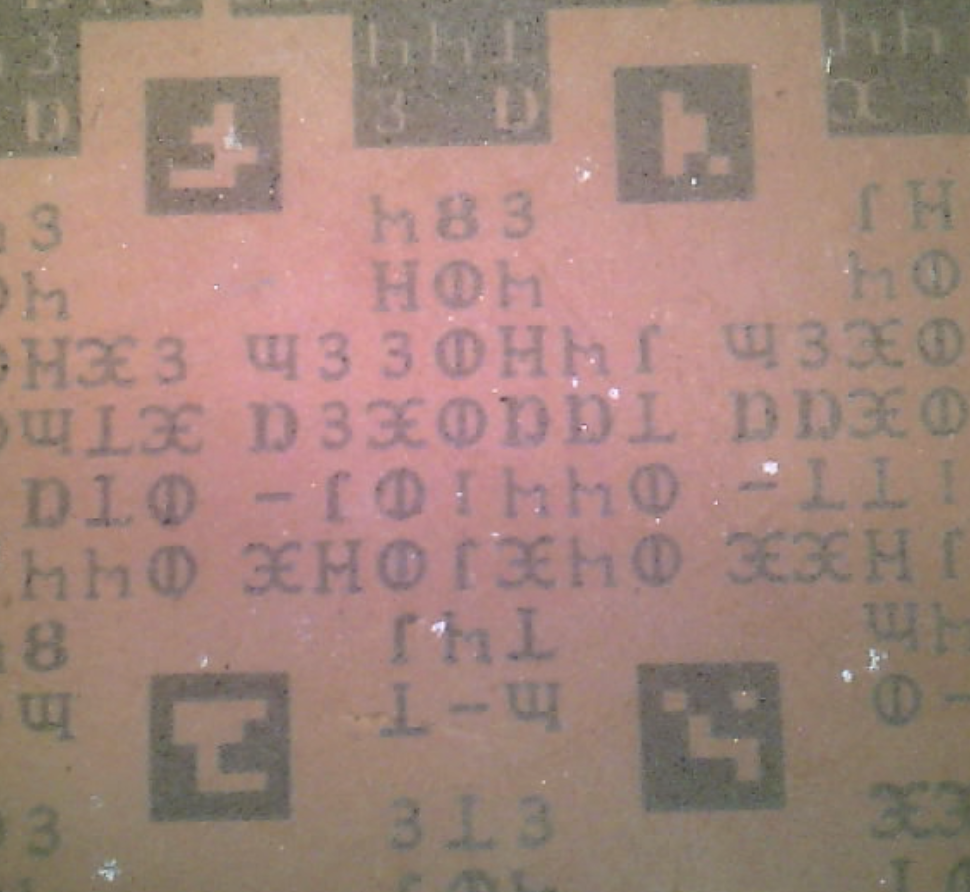
#> input picture app/test_images/pixxel_test_0.png, 970 x 892 px; its folder holds only this picture in this run
$ python -i image_processing.py   (imports and definitions only)
#> lines starting #> are read from the running program, lines starting #| are printed output that depends on the picture
import cv2
import cv2.aruco as aruco
import numpy as np
from utils import get_center_point, template_matching
import cv2
import cv2.aruco as aruco
import numpy as np
from math import atan2, cos, sin, sqrt, pi, floor
from globals import *

class ImageProcessor:

		storedDetections = ([], np.array([], int))

		def __init__(self):
				# values for aruco markers
				self.adaptiveThreshWinSizeMin = aruco_defaults["adaptiveThreshWinSizeMin"]
				self.adaptiveThreshWinSizeMax = aruco_defaults["adaptiveThreshWinSizeMax"]
				self.adaptiveThreshWinSizeStep = aruco_defaults["adaptiveThreshWinSizeStep"]
				self.adaptiveThreshConstant = aruco_defaults["adaptiveThreshConstant"]
				self.minMarkerPerimeterRate = aruco_defaults["minMarkerPerimeterRate"] # / 1000
				self.maxMarkerPerimeterRate = aruco_defaults["maxMarkerPerimeterRate"] # / 10
				self.polygonalApproxAccuracyRate = aruco_defaults["polygonalApproxAccuracyRate"] # / 1000
				self.cornerRefinementWinSize = aruco_defaults["cornerRefinementWinSize"]
				self.cornerRefinementMaxIterations = aruco_defaults["cornerRefinementMaxIterations"]
				self.minDistanceToBorder = aruco_defaults["minDistanceToBorder"]
				self.minOtsuStdDev = aruco_defaults["minOtsuStdDev"]
				self.perspectiveRemovePixelPerCell = aruco_defaults["perspectiveRemovePixelPerCell"]
				self.storedDetections = ([], [])

		# [5 lines left out: function init, not called in this run]

		def clear_stored_markers(self):
				self.storedDetections = ([], [])

		# [110 lines left out: functions process_image, check_markers, validateMarkers, not called in this run]

		def getDetectedMarkers(self):
				return self.lastDetectMarkers

		def clear(self):
				self.archeReader.clear()

>>> import cv2
>>> picture = cv2.imread('test_images/pixxel_test_0.png', cv2.IMREAD_GRAYSCALE)
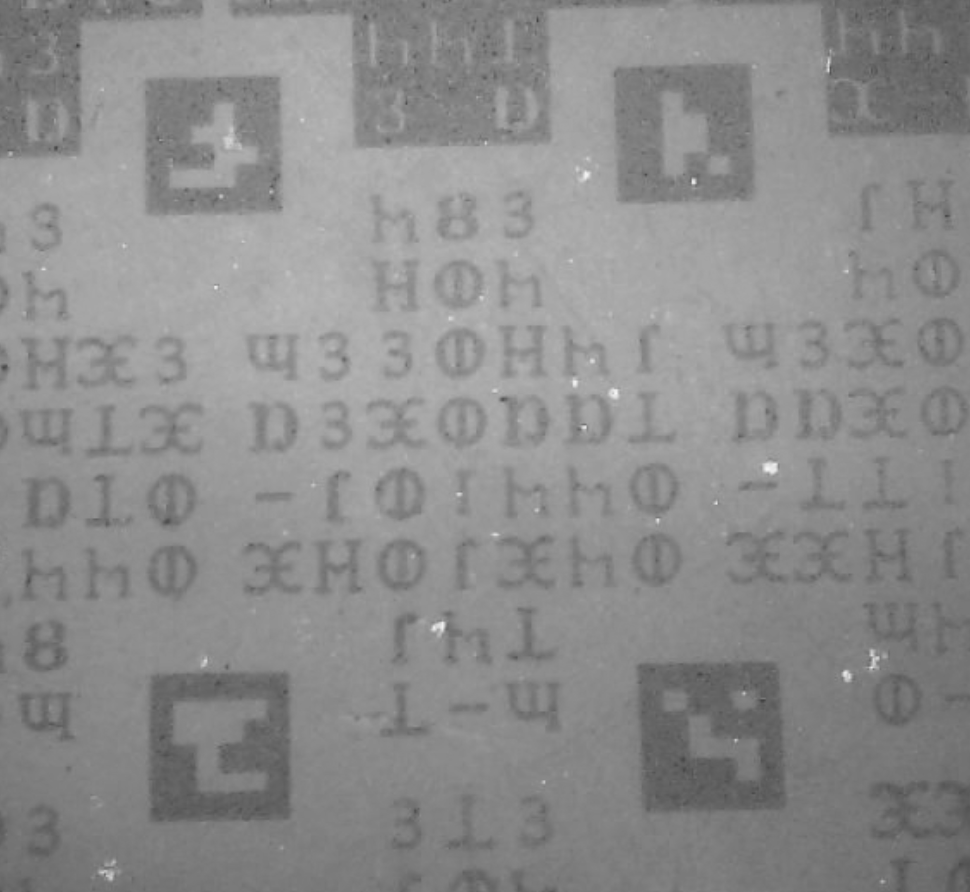
#> picture: shape (892, 970); min 60, max 245, mean 140.3
#> (the run stopped early here; a loop or call above may not have finished)

$ run again, on app/test_images/pixxel_test_2.png
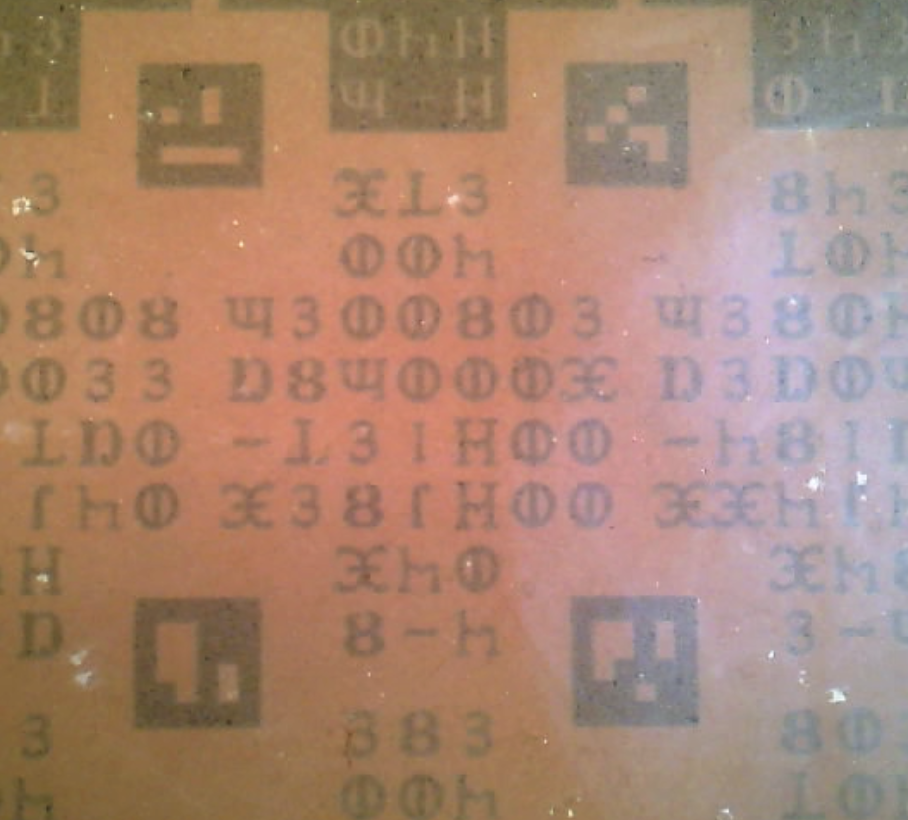
#> input picture app/test_images/pixxel_test_2.png, 908 x 820 px
#> `picture = cv2.imread('test_images/pixxel_test_0.png', cv2.IMREAD_GRAYS..`:
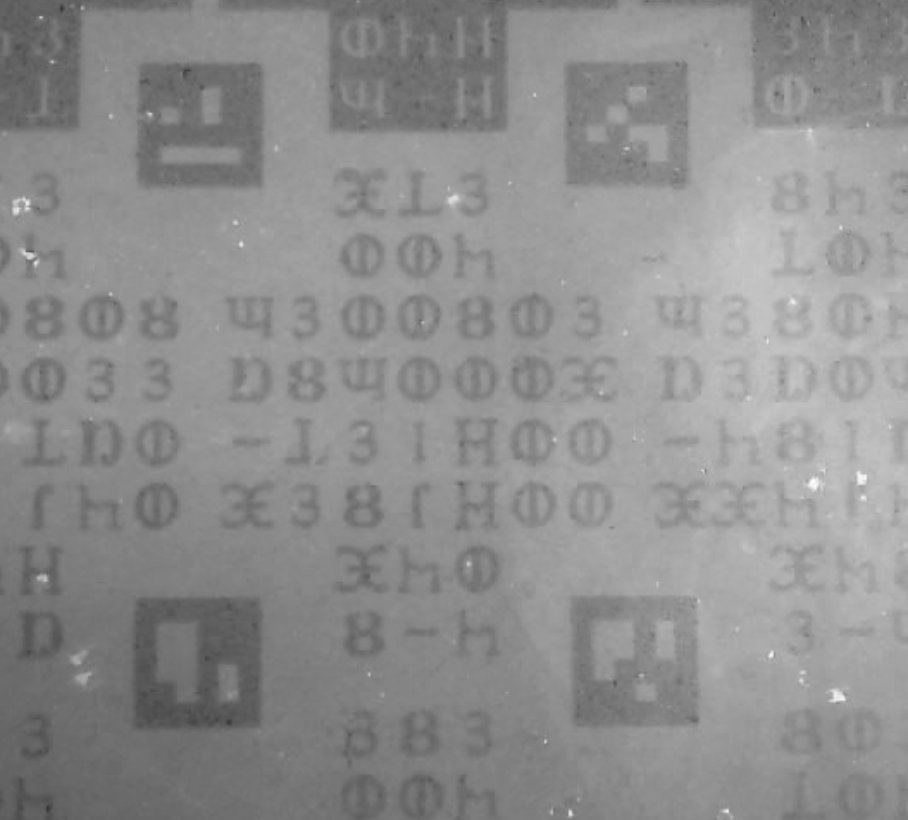
#> picture: shape (820, 908); min 52, max 251, mean 142.6

$ run again, on app/test_images/pixxel_test_3.png
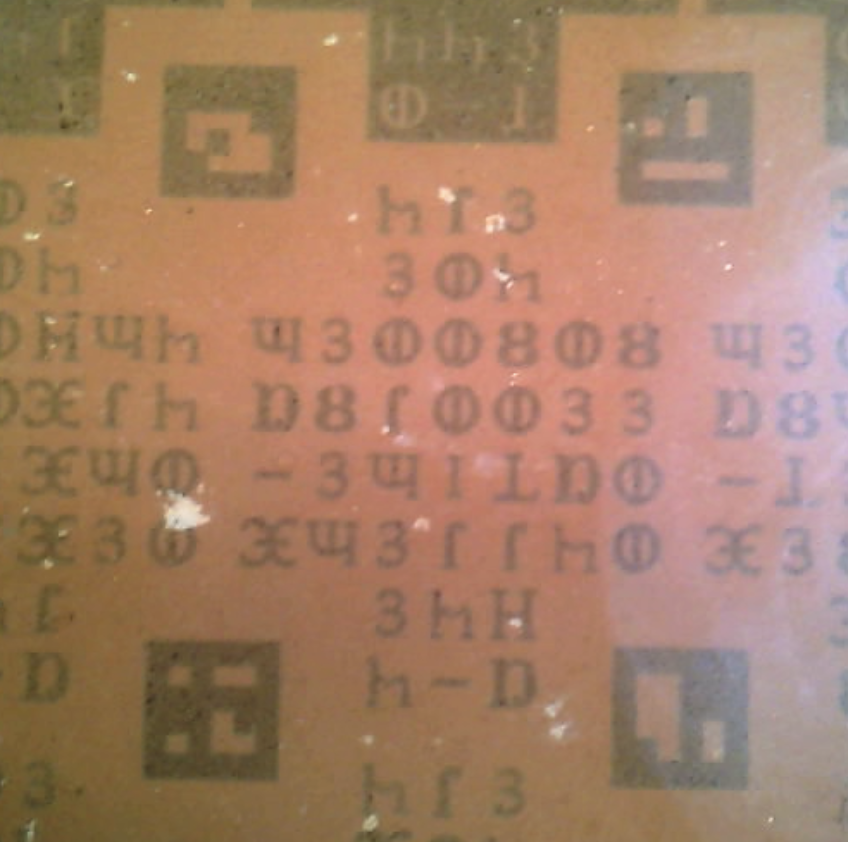
#> input picture app/test_images/pixxel_test_3.png, 848 x 842 px
#> `picture = cv2.imread('test_images/pixxel_test_0.png', cv2.IMREAD_GRAYS..`:
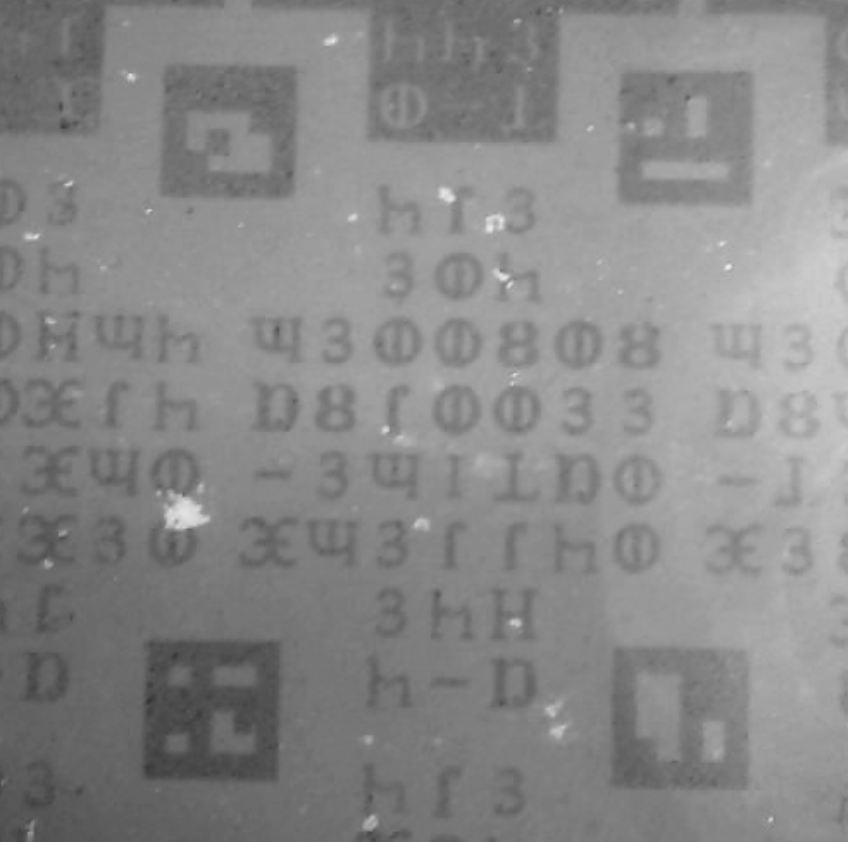
#> picture: shape (842, 848); min 51, max 237, mean 136.3

$ run again, on app/test_images/pixxel_test_4.png
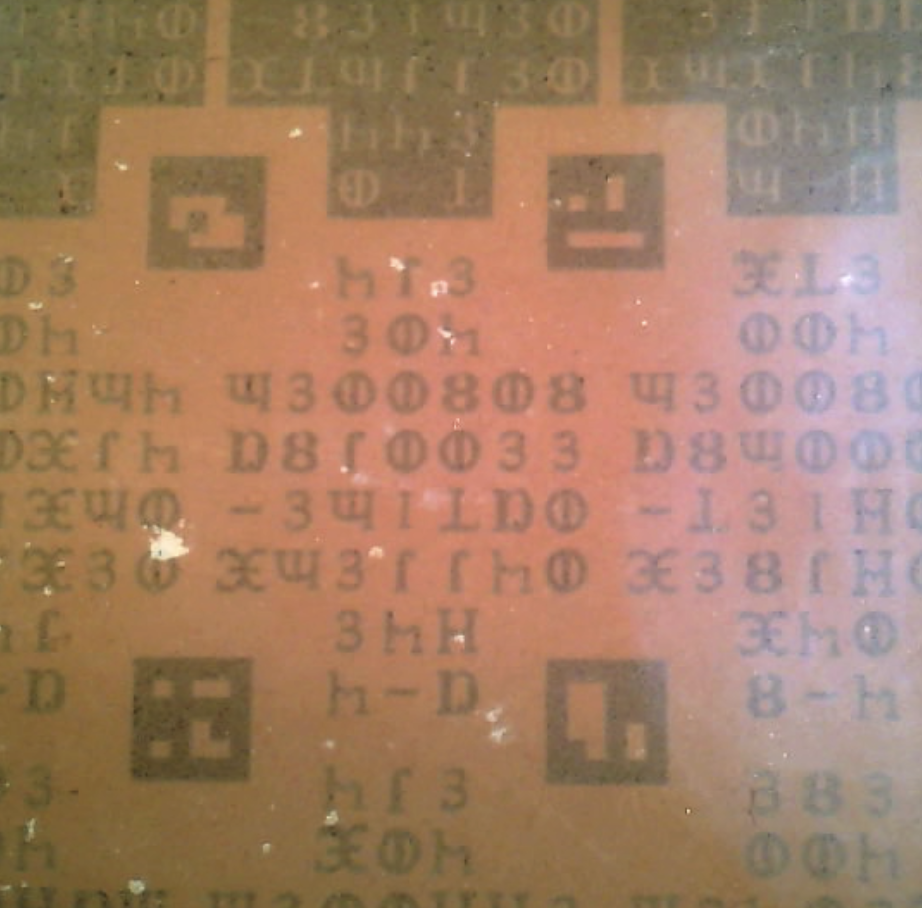
#> input picture app/test_images/pixxel_test_4.png, 922 x 908 px
#> `picture = cv2.imread('test_images/pixxel_test_0.png', cv2.IMREAD_GRAYS..`:
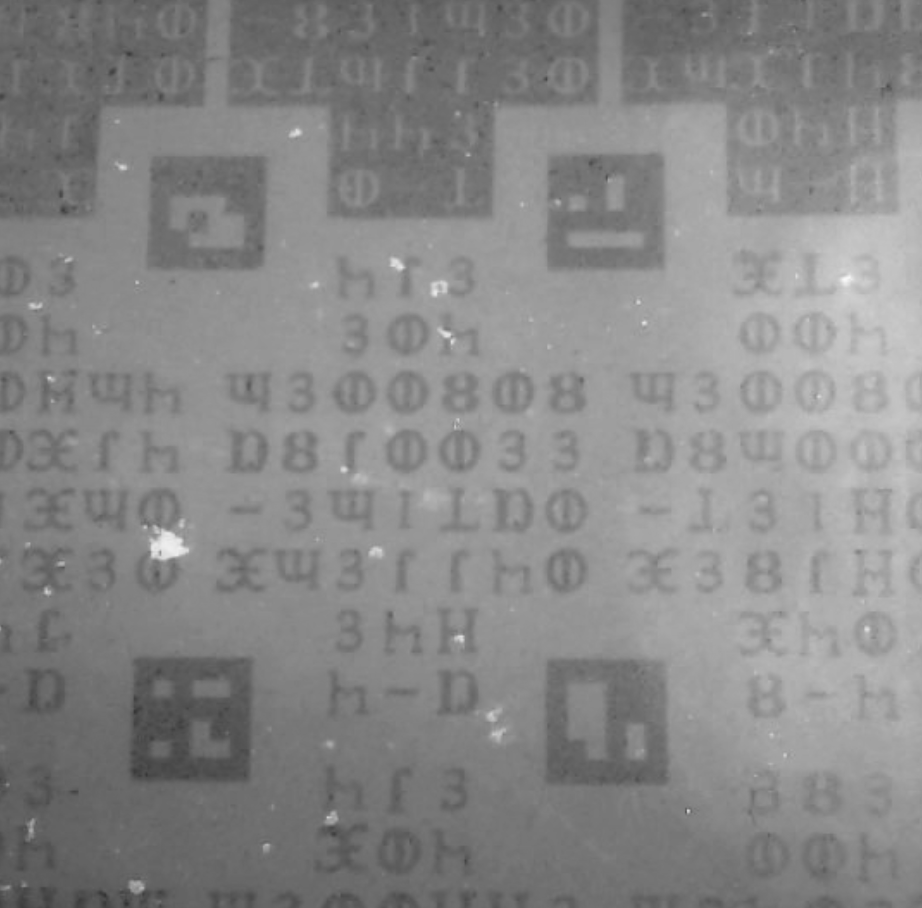
#> picture: shape (908, 922); min 51, max 249, mean 135.3
